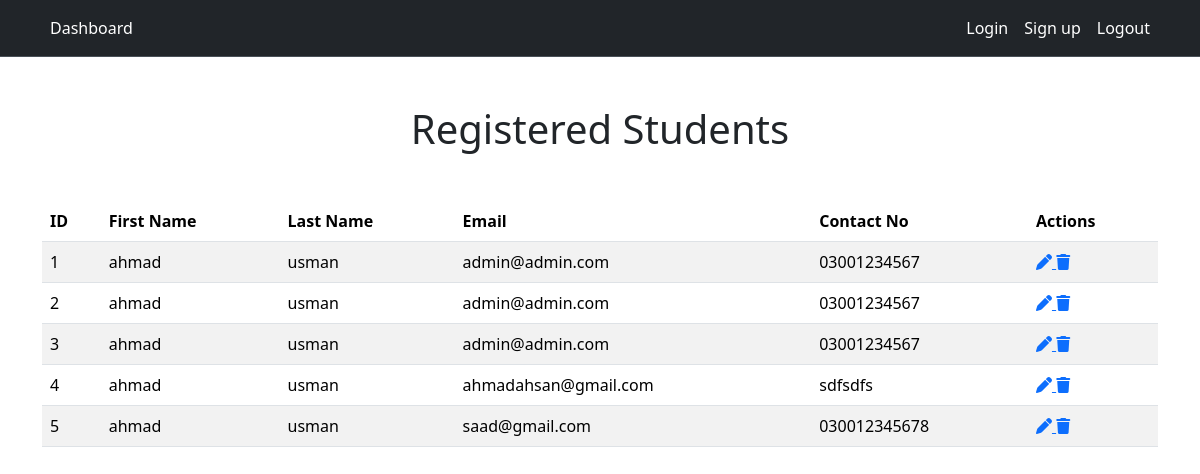
/site/index/, run on an earlier commit of the app's database.
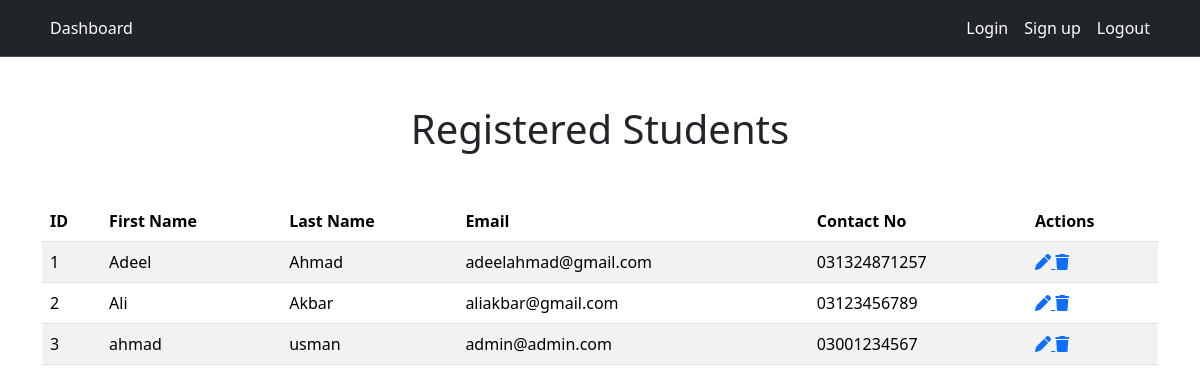
And on a later commit of the database.
### website/models.py (models this page shows, shortened)
class Student(models.Model):
    f_name = models.CharField(max_length=255)
    l_name = models.CharField(max_length=255,null=True)
    email = models.EmailField()
    contact_no = models.CharField(max_length=30)
    profile_img = models.ImageField(upload_to='website/',null=True)

### website/views.py (the view)
# urls.py: path('index/',views.index,name='index'),
def index(request):
    students = Student.objects.all()
    return render(request,'students.html', {'students' : students })

### website/templates/students.html (shortened to what this page needs)
{% load static %}
<!DOCTYPE html>
<html lang="en">
<head>
    <link href="https://cdn.jsdelivr.net/npm/bootstrap@5.3.2/dist/css/bootstrap.min.css" rel="stylesheet">
    <link rel="stylesheet" href="https://cdnjs.cloudflare.com/ajax/libs/font-awesome/6.5.1/css/all.min.css" />
</head>
<body>
    <nav class="navbar bg-dark border-bottom border-body" data-bs-theme="dark">
        <div class="container d-flex flex-wrap">
          <ul class="nav me-auto">
                <li class="nav-item"><a href="{% url 'index' %}" class="nav-link link-body-emphasis px-2 active" aria-current="page">Dashboard</a></li>
          </ul>
          <ul class="nav">
            <li class="nav-item"><a href="/login" class="nav-link link-body-emphasis px-2">Login</a></li>
            <li class="nav-item"><a href="{% url 'register' %}" class="nav-link link-body-emphasis px-2">Sign up</a></li>
            <li class="nav-item"><a href="/logout" class="nav-link link-body-emphasis px-2">Logout</a></li>
        </ul>
        </div>
      </nav>
    <div class="container">
        <h1 class="text-center my-5">Registered Students</h1>
        <table class="table table-striped">
            <thead>
                <tr>
                    <th scope="col">ID</th>
                    <th scope="col">First Name</th>
                    <th scope="col">Last Name</th>
                    <th scope="col">Email</th>
                    <th scope="col">Contact No</th>
                    <th scope="col">Actions</th>
                </tr>
            </thead>
            <tbody>
                {% for student in students %}
                    <tr>
                        <td> {{ student.id }} </td>
                        <td> {{ student.f_name }}</td>
                        <td> {{ student.l_name}} </td>
                        <td> {{ student.email }}</td>
                        <td> {{ student.contact_no }}</td>
                        <td>
                            <a href="{% url 'edit' student.id  %} "> <i class="fa-solid fa-pen"></i> </a>
                            <a href=" {% url 'delete' student.id %}"> <i class="fa-solid fa-trash"></i> </a>
                        </td>
                    </tr>
                {% endfor %}
            </tbody>
        </table>
    </div>
</body>
</html>

What changed in the data, as far as the page shows it:
removed Student: id "4", f_name "ahmad", l_name "usman", email "ahmadahsan@gmail.com", contact_no "sdfsdfs"
removed Student: id "5", f_name "ahmad", l_name "usman", email "saad@gmail.com", contact_no "030012345678"
changed Student id 1: f_name "ahmad" → "Adeel"; l_name "usman" → "Ahmad"; email "admin@admin.com" → "adeelahmad@gmail.com"; contact_no "03001234567" → "031324871257"
changed Student id 2: f_name "ahmad" → "Ali"; l_name "usman" → "Akbar"; email "admin@admin.com" → "aliakbar@gmail.com"; contact_no "03001234567" → "03123456789"
